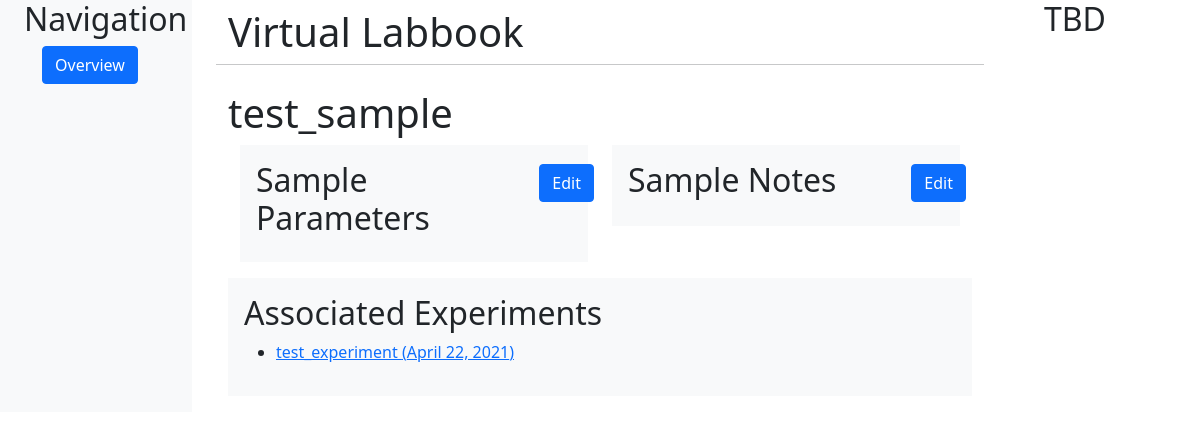
The app's page /polls/sample/1/ with its own data.
### polls/models.py (models this page shows, shortened)
class Sample(models.Model):
    name = models.CharField(max_length=200)

class Experiment(models.Model):
    sample = models.ForeignKey(Sample, on_delete=models.PROTECT, related_name='experiments')
    name = models.CharField(max_length=200)
    date = models.DateField('Date of experiment', default=datetime.datetime.now)

### polls/views.py (the view)
# urls.py: path('sample/<int:parent_id>/', views.SampleDetailView.as_view(),
class SampleDetailView(generic.DetailView):
    template_name = 'polls/sample-detail.html'
    object = None
    def get(self, request, *args, **kwargs):
        self.object = get_object_or_404(Sample, id=self.kwargs['parent_id'])
        return self.render_to_response(self.get_context_data(parent=self.object,
                                                             parent_id=self.object.id))

### polls/templates/polls/sample-detail.html (shortened to what this page needs)
{%extends 'polls/base.html'%}
{% block content %}
<h1>
    {{ parent.name }}
</h1>
<div class="row row-cols-1 row-cols-lg-2">
    <div class="col">
        <div class="py-3 px-3 mb-3 bg-light text-dark">
            <h2>
                <div class="row">
                    <div class="col">Sample Parameters</div>
                    <div class="col-2">
                        {% if update_name != 'parameter' %}
                        <form action="{% url 'polls:sample-update-parameter' parent_id %}" method="get">
                            <input class="btn btn-primary" type="submit" value="Edit">
                        </form>
                        {% endif %}
                    </div>
                </div>
            </h2>
        </div>
    </div>
    <div class="col">
        <div class=" py-3 px-3 mb-3 bg-light text-dark">
            <h2>
                <div class="row">
                    <div class="col">Sample Notes</div>
                    <div class="col-2">
                        {% if update_name != 'step' %}
                        <form action="{% url 'polls:sample-update-note' parent_id %}" method="get">
                            <input class="btn btn-primary" type="submit" value="Edit">
                        </form>
                        {%endif%}
                    </div>
                </div>
            </h2>
        </div>
    </div>
</div>
<div class="col">
    <div class=" py-3 px-3 mb-3 bg-light text-dark">
        <h2>
            Associated Experiments
        </h2>
        <div class="row">
            <div class="col-md-auto">
                <ul>
                    {% for experiment in parent.experiments.all %}
                    <li>
                        <a href="{%url 'polls:experiment-detail' experiment.id%}">
                            {{ experiment.name }} ({{ experiment.date }})
                        </a>
                    </li>
                    {% endfor %}
                </ul>
            </div>
        </div>
    </div>
</div>
{% endblock %}

### records on screen
Sample: name "test_sample"
Experiment: name "test_experiment", date "April 22, 2021"
